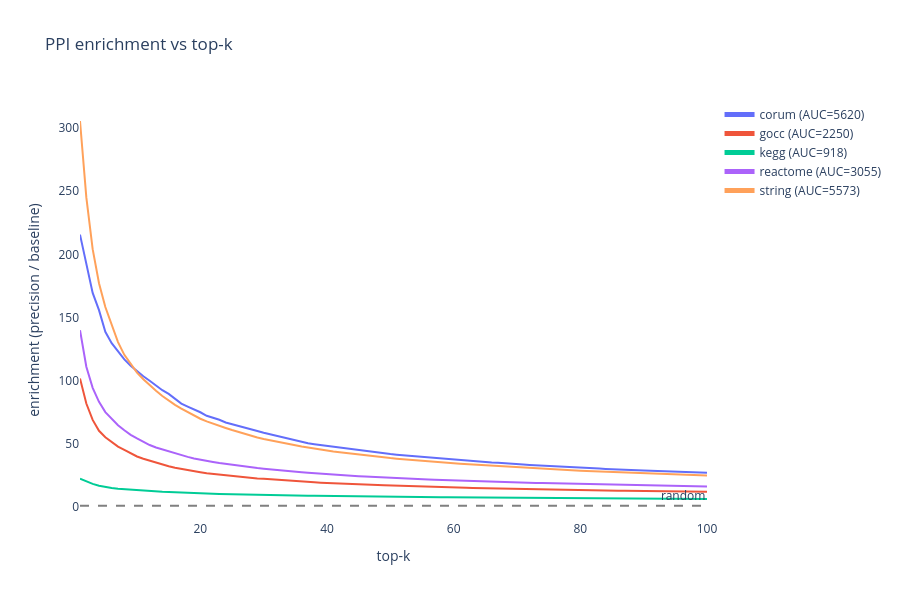

Notebook code for this chart:
### Code cell
from protgpt.api import enrichment_curves

curves = enrichment_curves(m, db="combined")
